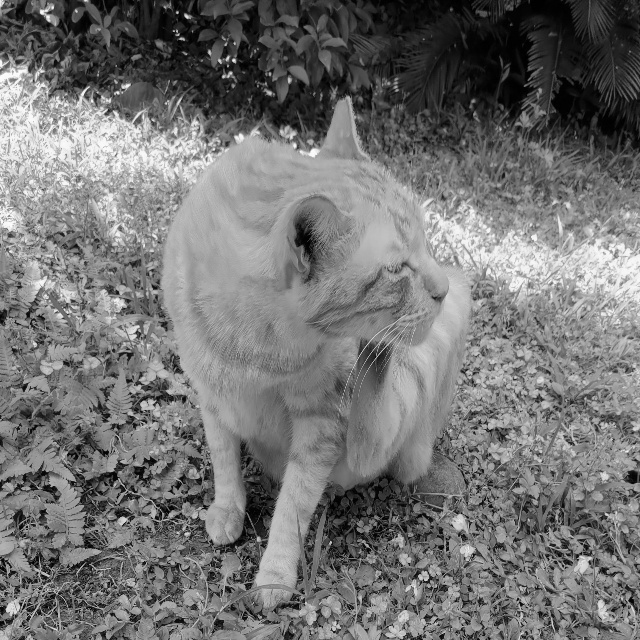
#> input picture ntust_cat.jpg, 640 x 640 px
$ python add_white.py
#> lines starting #> are read from the running program, lines starting #| are printed output that depends on the picture
import cv2
import numpy as np
import argparse

parser = argparse.ArgumentParser()
parser.add_argument('--input_img', default = 'ntust_cat.jpg')
parser.add_argument('--output_img', default = 'ntust_cat_white.jpg')
args = parser.parse_args()

img_path = args.input_img
img0 = cv2.imread(img_path, 0)
#> img0 is the input picture: shape (640, 640); min 0, max 254, mean 115.4
img_white = np.ones((img0.shape[1],img0.shape[0]), dtype=np.uint8) * 255

img1 = cv2.addWeighted(img0,0.5,img_white,0.5,0)
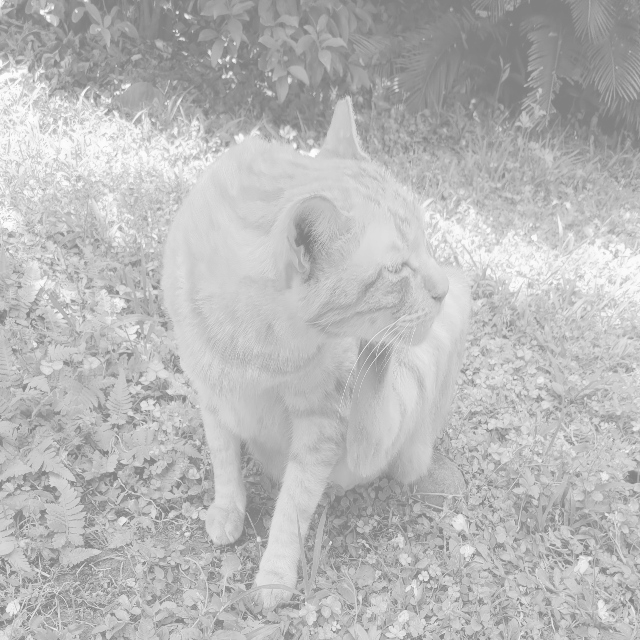
#> img1: shape (640, 640); min 128, max 254, mean 185.2
cv2.imwrite(args.output_img,img1)
